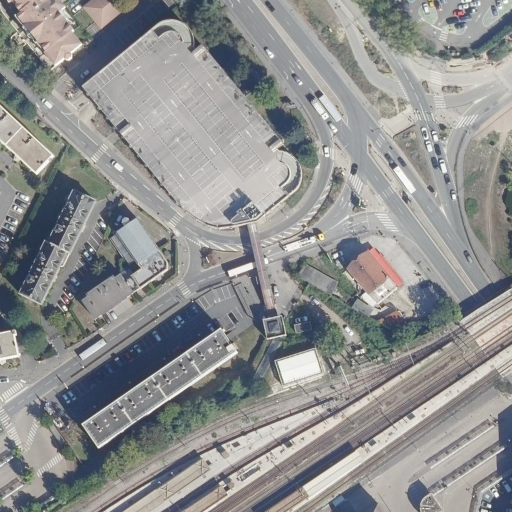
#> input picture baseline_yolo/data/dataset_yolo/images/test/support_1545010.jpg, 1024 x 1024 px, given as the content of the folder ne_yolo/data/niveau2_error_analysis/hard_negative_candidates, which was not available (shown at 1/2 size)
$ python 21b_mosaique_numerotee_hard_negatives.py
#> lines starting #> are read from the running program, lines starting #| are printed output that depends on the picture; pictures that were not available may be replaced by others from this repository, and a replacement may not be noted
from pathlib import Path
from PIL import Image, ImageDraw, ImageFont
import math

ROOT = Path(__file__).resolve().parent

SRC_DIR = (
    ROOT
    / "data"
    / "niveau2_error_analysis"
    / "hard_negative_candidates"
)

files = sorted(
    p for p in SRC_DIR.glob("*.jpg")
    if "mosaique" not in p.name
)

OUT = SRC_DIR / "mosaique_numerotee.jpg"
MAP = SRC_DIR / "correspondance_numeros.txt"

CELL_W = 360
CELL_H = 390
COLS = 4

rows = math.ceil(len(files) / COLS)

canvas = Image.new(
    "RGB",
    (COLS * CELL_W, rows * CELL_H),
    "white"
)
#> canvas: PIL image 1440x390 RGB; every value is 255

mapping = []

for i, path in enumerate(files, start=1):

    img = Image.open(path).convert("RGB")
#> img is the input picture: PIL image 1024x1024 RGB; mean R, G, B 142.9, 144.1, 143.5
    img.thumbnail((340, 340))
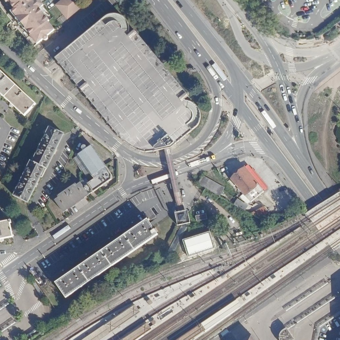
#> img: PIL image 340x340 RGB; mean R, G, B 142.9, 144.1, 143.5

    cell = Image.new(
        "RGB",
        (CELL_W, CELL_H),
        "white"
    )
#> cell: PIL image 360x390 RGB; every value is 255

    x = (CELL_W - img.width) // 2
#> x = 10
    cell.paste(img, (x, 35))
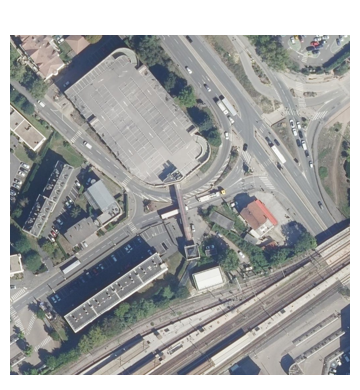
#> cell: PIL image 360x390 RGB; mean R, G, B 162.7, 163.7, 163.2

    draw = ImageDraw.Draw(cell)

    draw.text(
        (10, 5),
        f"CANDIDAT {i}",
        fill="black"
    )

    col = (i - 1) % COLS
    row = (i - 1) // COLS

    canvas.paste(
        cell,
        (col * CELL_W, row * CELL_H)
    )
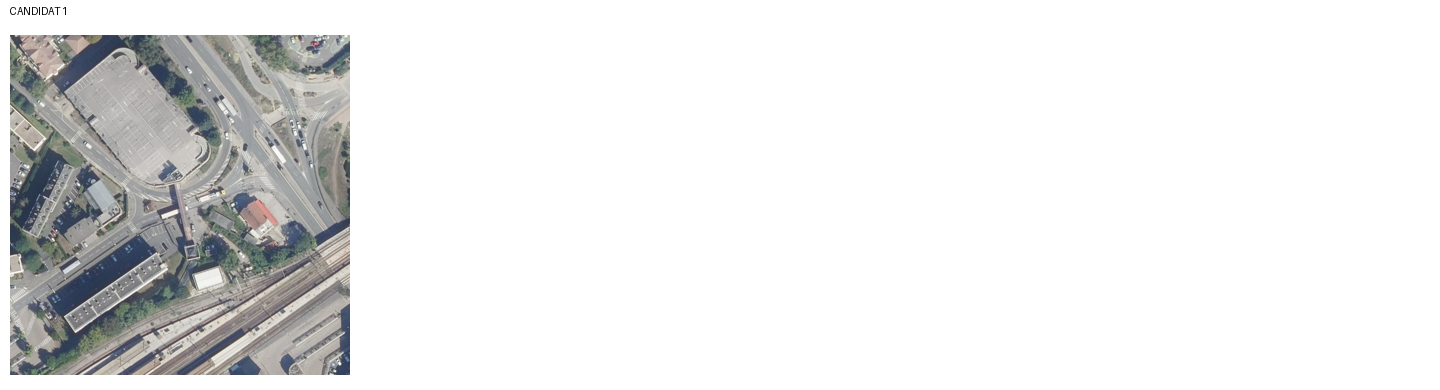
#> canvas: PIL image 1440x390 RGB; mean R, G, B 231.9, 232.1, 232

    mapping.append(
        f"{i}\t{path.name}"
    )

canvas.save(
    OUT,
    quality=95
)

MAP.write_text(
    "\n".join(mapping),
    encoding="utf-8"
)

print("✅ Mosaïque :", OUT)
print("✅ Correspondance :", MAP)
print("Nombre de candidats :", len(files))

$ run again, on baseline_yolo/data/dataset_yolo/images/train/support_1424786.jpg
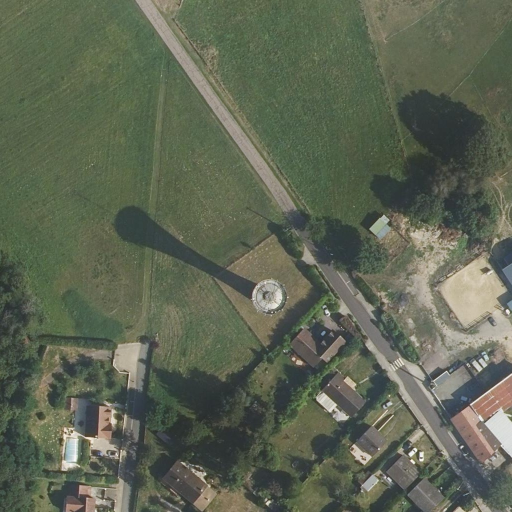
#> input picture baseline_yolo/data/dataset_yolo/images/train/support_1424786.jpg, 1024 x 1024 px, given as the content of the folder ne_yolo/data/niveau2_error_analysis/hard_negative_candidates, which was not available (shown at 1/2 size)
#> img is the input picture: PIL image 1024x1024 RGB; mean R, G, B 94, 101.4, 83.3
#> img: PIL image 340x340 RGB
#> `cell.paste(img, (x, 35))`:
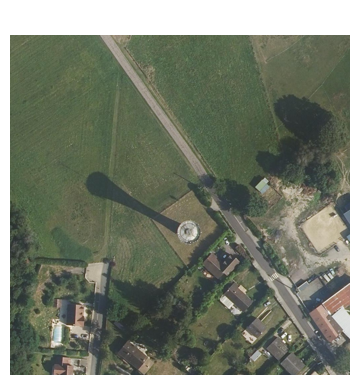
#> cell: PIL image 360x390 RGB; mean R, G, B 122.4, 128.5, 113.6
#> `canvas.paste( cell, (col * CELL_W, row * CELL_H) )`:
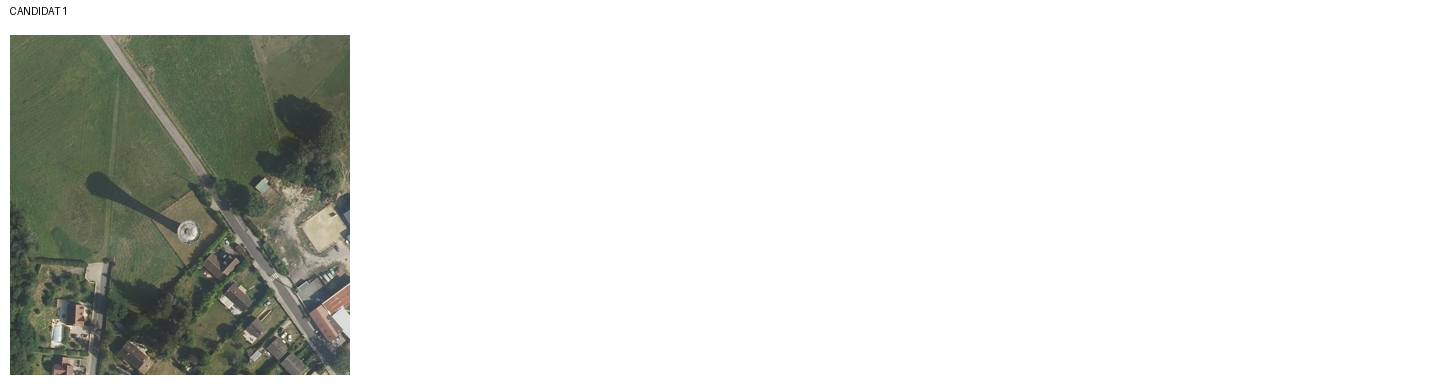
#> canvas: PIL image 1440x390 RGB; mean R, G, B 221.8, 223.3, 219.6

$ run again, on baseline_yolo/data/dataset_yolo/images/train/support_1589727.jpg
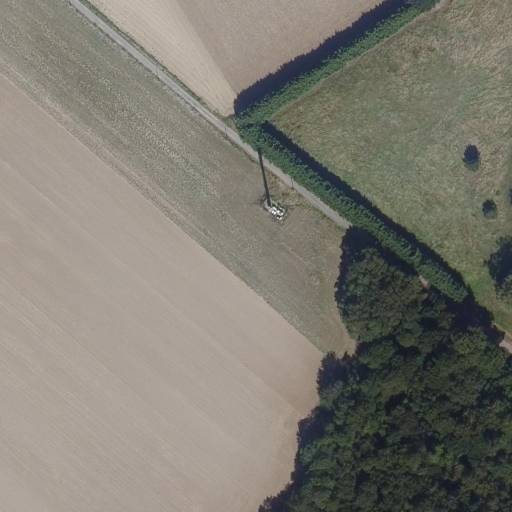
#> input picture baseline_yolo/data/dataset_yolo/images/train/support_1589727.jpg, 1024 x 1024 px, given as the content of the folder ne_yolo/data/niveau2_error_analysis/hard_negative_candidates, which was not available (shown at 1/2 size)
#> img is the input picture: PIL image 1024x1024 RGB; mean R, G, B 125.4, 122.4, 112.7
#> img: PIL image 340x340 RGB
#> `cell.paste(img, (x, 35))`:
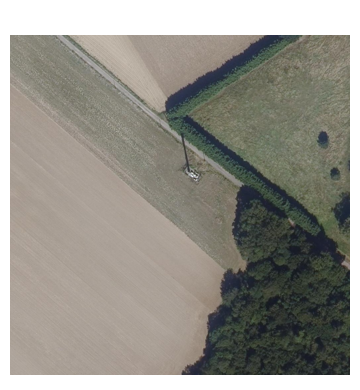
#> cell: PIL image 360x390 RGB; mean R, G, B 148.3, 145.8, 137.8
#> `canvas.paste( cell, (col * CELL_W, row * CELL_H) )`:
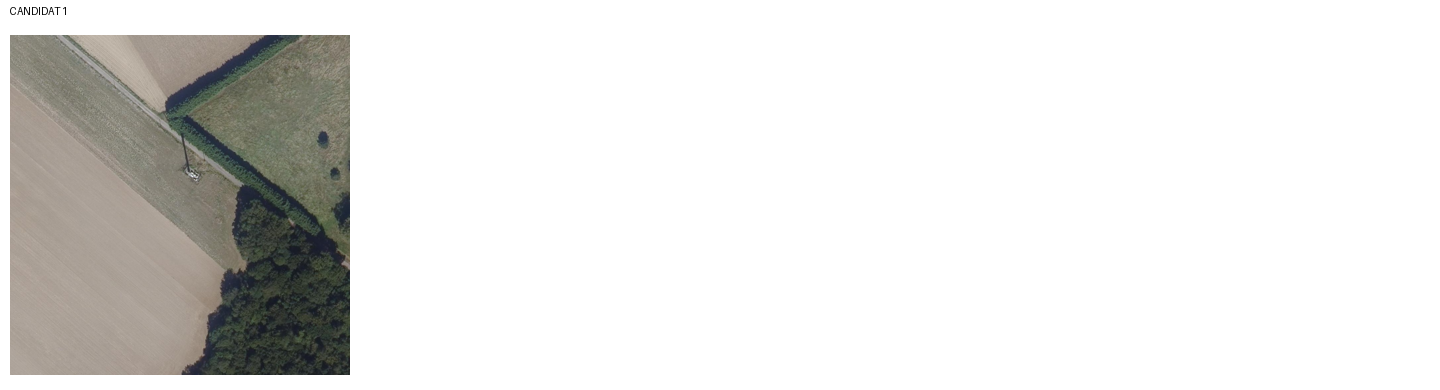
#> canvas: PIL image 1440x390 RGB; mean R, G, B 228.3, 227.6, 225.6

$ run again, on baseline_yolo/data/dataset_yolo/images/val/support_1422902.jpg
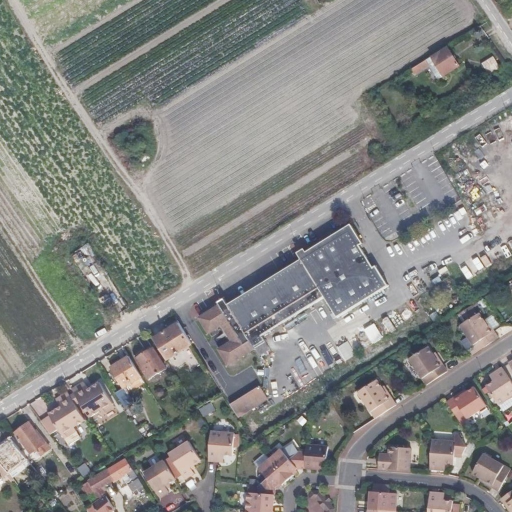
#> input picture baseline_yolo/data/dataset_yolo/images/val/support_1422902.jpg, 1024 x 1024 px, given as the content of the folder ne_yolo/data/niveau2_error_analysis/hard_negative_candidates, which was not available (shown at 1/2 size)
#> img is the input picture: PIL image 1024x1024 RGB; mean R, G, B 131.6, 133.5, 130.5
#> img: PIL image 340x340 RGB
#> `cell.paste(img, (x, 35))`:
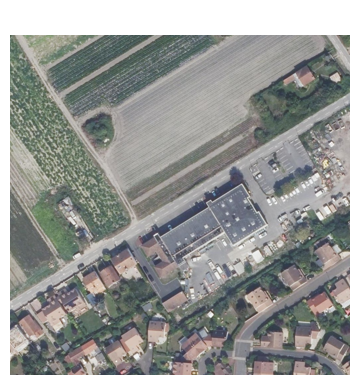
#> cell: PIL image 360x390 RGB; mean R, G, B 153.4, 154.9, 152.5
#> `canvas.paste( cell, (col * CELL_W, row * CELL_H) )`:
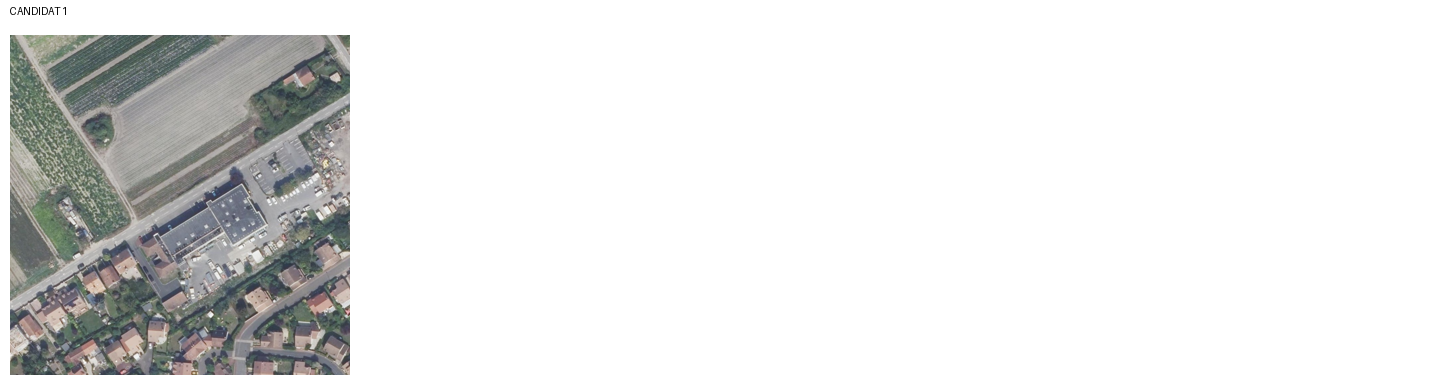
#> canvas: PIL image 1440x390 RGB; mean R, G, B 229.5, 229.9, 229.3
